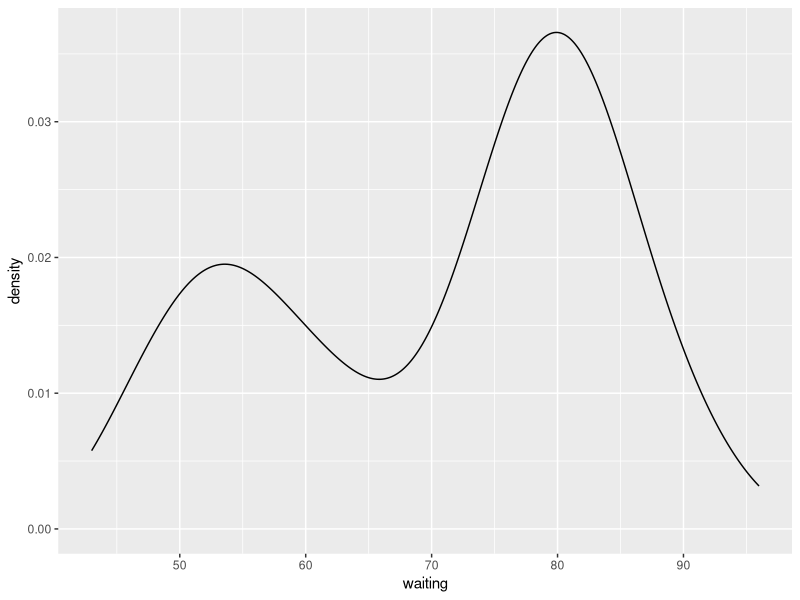
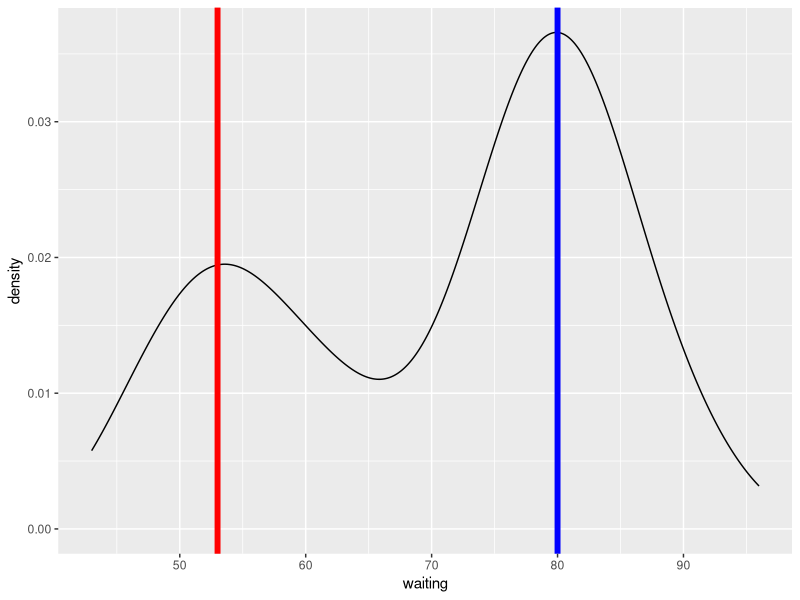
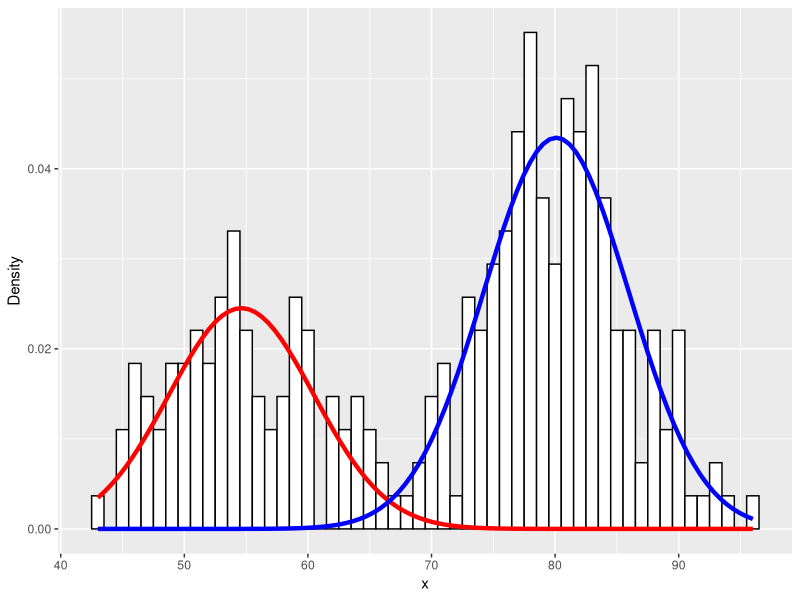
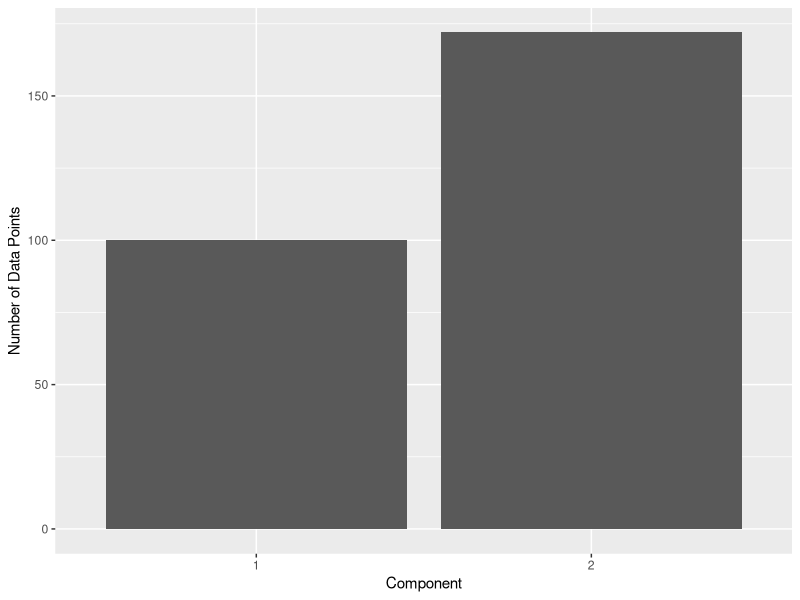
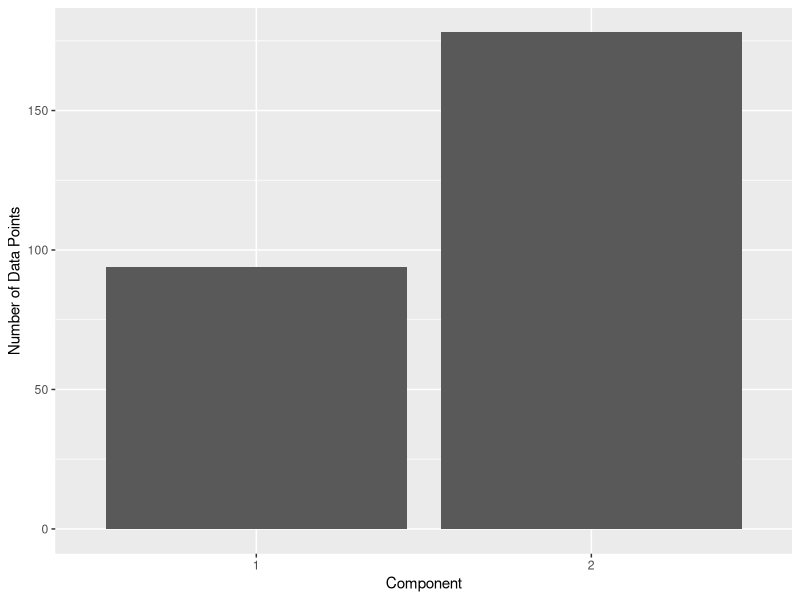

Reproduce these figures in R, in order.
library("ggplot2")
library("dplyr")

options(scipen = 999)

p <- ggplot(faithful, aes(x = waiting)) +
  geom_density()
p

head(faithful)

p + 
  geom_vline(xintercept = 53, col = "red", size = 2) + 
  geom_vline(xintercept = 80, col = "blue", size = 2)
#install.packages('mixtools')
library("mixtools")

#' Plot a Mixture Component
#' 
#' @param x Input data
#' @param mu Mean of component
#' @param sigma Standard deviation of component
#' @param lam Mixture weight of component
plot_mix_comps <- function(x, mu, sigma, lam) {
  lam * dnorm(x, mu, sigma)
}

set.seed(1)
wait <- faithful$waiting
mixmdl <- normalmixEM(wait, k = 2)

data.frame(x = mixmdl$x) %>%
  ggplot() +
  geom_histogram(aes(x, ..density..), binwidth = 1, colour = "black", 
                 fill = "white") +
  stat_function(geom = "line", fun = plot_mix_comps,
                args = list(mixmdl$mu[1], mixmdl$sigma[1], lam = mixmdl$lambda[1]),
                colour = "red", lwd = 1.5) +
  stat_function(geom = "line", fun = plot_mix_comps,
                args = list(mixmdl$mu[2], mixmdl$sigma[2], lam = mixmdl$lambda[2]),
                colour = "blue", lwd = 1.5) +
  ylab("Density")

mixmdl$mu
mixmdl$sigma
mixmdl$lambda
post.df <- as.data.frame(cbind(x = mixmdl$x, mixmdl$posterior))
head(post.df, 10)  # Retrieve first 10 rows
post.df %>%
  filter(x > 66, x < 68)
post.df %>%
  mutate(label = ifelse(comp.1 > 0.3, 1, 2)) %>% 
  ggplot(aes(x = factor(label))) +
  geom_bar() +
  xlab("Component") +
  ylab("Number of Data Points")
post.df %>%
  mutate(label = ifelse(comp.1 > 0.8, 1, 2)) %>%
  ggplot(aes(x = factor(label))) +
  geom_bar() +
  xlab("Component") +
  ylab("Number of Data Points")
